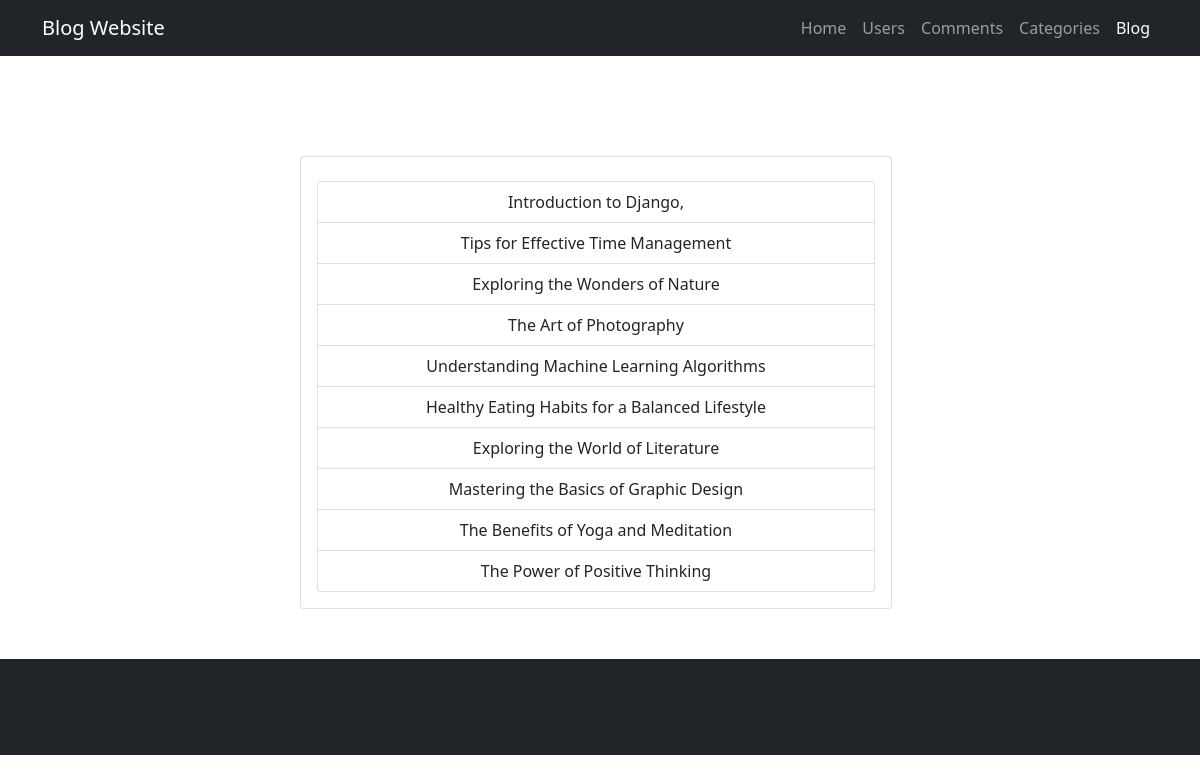
Screenshot of /blogs with the database file from the repository.
### blog/models.py (models this page shows)
class Post (models.Model):
    ID = models.AutoField(primary_key=True)
    Title = models.CharField(max_length=250)
    Content = models.TextField()
    Category = models.CharField(max_length=250)
    DatePublished = models.DateField(null=True)

### blog/views.py (the view)
# urls.py: path('blogs',views.blogs,name='blogs'),
def blogs (request) :
    return render(request ,'blogs.html', {'allPost' : Post.objects.all})

### blog/templates/blogs.html (shortened to what this page needs)
{% extends "base.html" %}
{% block body %}
    <section class="section center" style="
    margin-bottom: 50px;
    padding-top: 100px;
    padding-left: 300px;">
        <div class="row">
          <div class="col-lg-8">
            <div class="card text-center" >
              <div class="card-body">
                <div class="list-group">
                  {% for i in allPost %}
                  <a href="{% url 'blogdetails' i.ID%}" class="list-group-item list-group-item-action">{{ i.Title }}</a>
                {% endfor %}
                </div>
</div>
</div>
</div>
        </div>
    </section>
                {% endblock %}

### rows the page displays
Post: Title "Introduction to Django,"
Post: Title "Tips for Effective Time Management"
Post: Title "Exploring the Wonders of Nature"
Post: Title "The Art of Photography"
Post: Title "Understanding Machine Learning Algorithms"
Post: Title "Healthy Eating Habits for a Balanced Lifestyle"
Post: Title "Exploring the World of Literature"
Post: Title "Mastering the Basics of Graphic Design"
Post: Title "The Benefits of Yoga and Meditation"
Post: Title "The Power of Positive Thinking"
